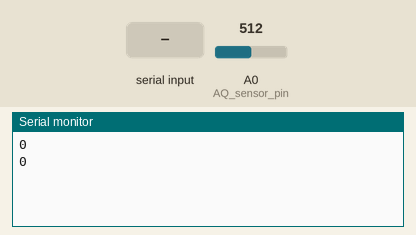
The sketch below on a simulated Arduino Uno, built with avr-gcc and run on an emulated ATmega328P. Parts: the last lines printed to the serial monitor. The test bench sets the inputs (shaded band); at power-on: A0 (AQ_sensor_pin) = 512.

Above: at 1.2 s.
1.3 s: "1" received over Serial
At 2.6 s:
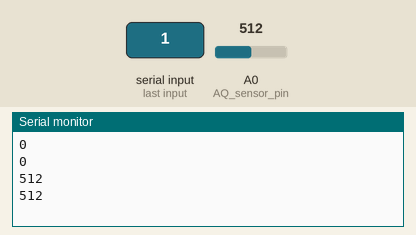
2.8 s: A0 (AQ_sensor_pin) set to 716
At 3.4 s:
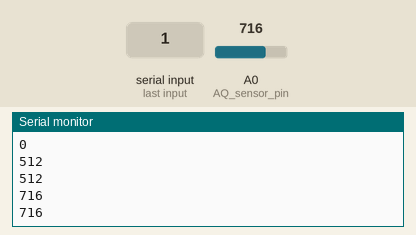
4.3 s: A0 (AQ_sensor_pin) set to 900
At 5.8 s:
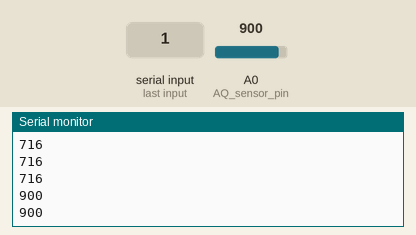
Timing chart, 0 to 7.3 s (numbered marks = the images above; inputs shaded):
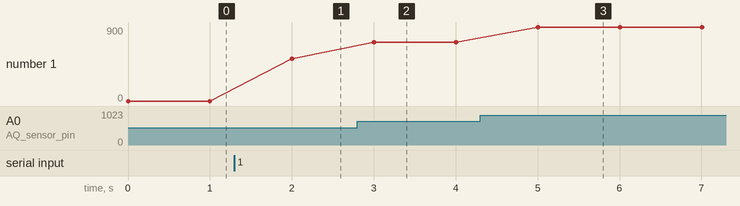

Measured:
- after the input at 1.3 s, the serial monitor: prints a new line after 0.70 s (image 1)
- after the input at 2.8 s, the serial monitor: prints a new line after 0.20 s (image 2)
- after the input at 4.3 s, the serial monitor: prints a new line after 0.70 s (image 3)
- plotted number 1: 0 → 512 after the input at 1.3 s, 512 → 716 after the input at 2.8 s, 716 → 900 after the input at 4.3 s

The sketch:

AQ_sensor_data.ino
```cpp
int sensorValue, AQ_sensor_pin=0;
int Refresh_time = 1000;

void setup() {
    Serial.begin(9600);
}

void loop() {
  if(Serial.available()){
    sensorValue = analogRead(AQ_sensor_pin);
    Serial.println(sensorValue);
  }
  Serial.println(sensorValue);

  delay(Refresh_time);
}
```
